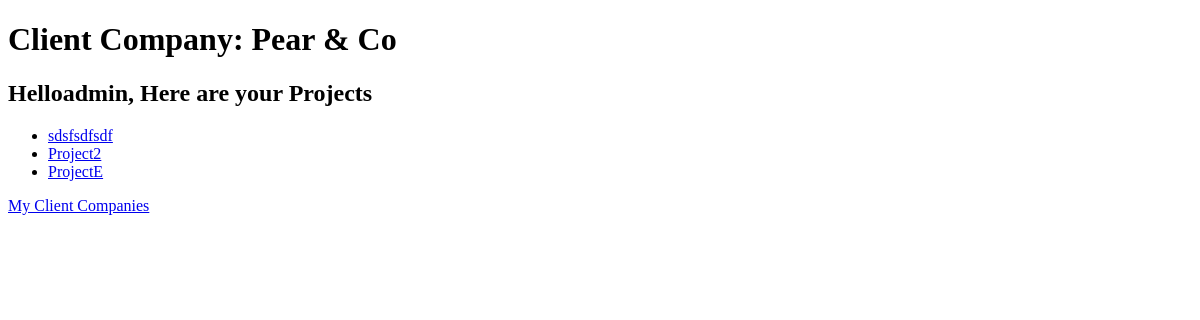
Page /planner/1/mycompanies/5473b742-8b97-4b08-a28e-cb31d2652536/ (signed in) on the committed database.
### planner/models.py (models this page shows, shortened)
class ClientCompany(models.Model):
    id = models.UUIDField(primary_key=True, default=uuid.uuid4, editable=False)
    name = models.CharField(max_length=100)
    project_list = models.ManyToManyField('Project', related_name='companies')

class Project(models.Model):
    id = models.UUIDField(primary_key=True, default=uuid.uuid4, editable=False)
    name = models.CharField(max_length=100)
    user_list = models.ManyToManyField(CustomUser, related_name='projects')

### users/models.py (models this page shows, shortened)
class CustomUser(AbstractUser):
    ROLE_CHOICES = [
        ('project_manager', 'Project Manager'),
        ('developer', 'Developer'),
    ]
    role = models.CharField(max_length=20, choices=ROLE_CHOICES, default='developer') #NB: admin will thus be set a dev
    is_active = models.BooleanField(default=True)
    is_superuser = models.BooleanField(default=False)
    is_staff = models.BooleanField(default=False)

### planner/views.py (the view)
# urls.py: path('<int:userid>/mycompanies/<uuid:ccid>/', views.ClientCompanyDetailView.as_view(), name='myprojects'),
class ClientCompanyDetailView(LoginRequiredMixin, DetailView):
    model = ClientCompany
    pk_url_kwarg = 'ccid'
    def get_template_names(self):
        if self.request.user.role == 'developer':
            return ['planner/developer/projects.html']
        elif self.request.user.role == 'project_manager':
            return ['planner/project_manager/projects.html']
        return ['planner/not_found.html']
    def get_context_data(self, **kwargs):
        context = super().get_context_data(**kwargs)
        user = self.request.user
        client_company = self.get_object()
        context['projects'] = client_company.project_list.filter(user_list__in=[user])
        context['client_company'] = client_company
        return context

### planner/templates/planner/developer/projects.html (shortened to what this page needs)
{%  load static %}
<!DOCTYPE html>
<html lang="en">
<head>
    <link rel="stylesheet" href="{% static 'planner/developer.css' %}">
</head>
<body>
    <h1>Client Company: {{ client_company.name }}</h1>
    <h2>Hello{{ user.username }}, Here are your Projects</h2>
    {% if projects %}
        <ul>
        {% for project in projects %}
            <li><a href="{% url 'planner:mytasks' userid=user.id ccid=client_company.id projectid=project.pk %}">{{ project.name }}</a></li>
        {% endfor %}
        </ul>
    {% else %}
        <p>No projects found for this client company.</p>
    {% endif %}
    <a href="{% url 'planner:mycompanies' userid=user.id %}">My Client Companies</a>
</body>
</html>

### rows in the picture
ClientCompany: name "Pear & Co"
CustomUser: username "admin"
Project: name "sdsfsdfsdf"
Project: name "Project2"
Project: name "ProjectE"
